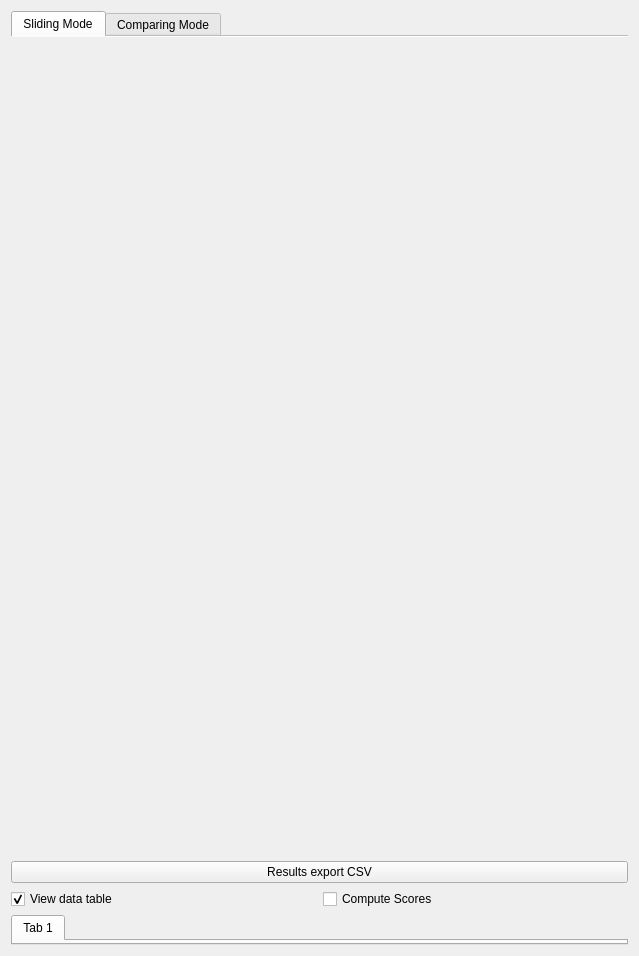
<?xml version="1.0" encoding="UTF-8"?>
<ui version="4.0">
 <class>frm_main</class>
 <widget class="QWidget" name="frm_main">
  <property name="geometry">
   <rect>
    <x>0</x>
    <y>0</y>
    <width>639</width>
    <height>956</height>
   </rect>
  </property>
  <property name="windowTitle">
   <string>Hydro. Results</string>
  </property>
  <layout class="QVBoxLayout" name="verticalLayout_3">
   <item>
    <widget class="QFrame" name="frm_mode">
     <property name="maximumSize">
      <size>
       <width>16777215</width>
       <height>175</height>
      </size>
     </property>
     <layout class="QVBoxLayout" name="verticalLayout_7">
      <property name="leftMargin">
       <number>0</number>
      </property>
      <property name="topMargin">
       <number>0</number>
      </property>
      <property name="rightMargin">
       <number>0</number>
      </property>
      <property name="bottomMargin">
       <number>0</number>
      </property>
      <item>
       <widget class="QTabWidget" name="tw_mode">
        <property name="sizePolicy">
         <sizepolicy hsizetype="Expanding" vsizetype="Maximum">
          <horstretch>0</horstretch>
          <verstretch>0</verstretch>
         </sizepolicy>
        </property>
        <property name="currentIndex">
         <number>0</number>
        </property>
        <property name="documentMode">
         <bool>true</bool>
        </property>
        <widget class="QWidget" name="tb_slide">
         <attribute name="title">
          <string>Sliding Mode</string>
         </attribute>
         <layout class="QVBoxLayout" name="verticalLayout_5">
          <property name="leftMargin">
           <number>0</number>
          </property>
          <property name="rightMargin">
           <number>0</number>
          </property>
          <property name="bottomMargin">
           <number>0</number>
          </property>
          <item>
           <layout class="QHBoxLayout" name="lay_sel_curve"/>
          </item>
         </layout>
        </widget>
        <widget class="QWidget" name="tb_compar">
         <attribute name="title">
          <string>Comparing Mode</string>
         </attribute>
         <layout class="QVBoxLayout" name="verticalLayout_6">
          <property name="leftMargin">
           <number>0</number>
          </property>
          <property name="topMargin">
           <number>9</number>
          </property>
          <property name="rightMargin">
           <number>0</number>
          </property>
          <property name="bottomMargin">
           <number>0</number>
          </property>
          <item>
           <layout class="QHBoxLayout" name="horizontalLayout">
            <item>
             <widget class="QListWidget" name="lw_graph">
              <property name="gridSize">
               <size>
                <width>0</width>
                <height>22</height>
               </size>
              </property>
              <property name="uniformItemSizes">
               <bool>true</bool>
              </property>
             </widget>
            </item>
            <item>
             <layout class="QVBoxLayout" name="verticalLayout_8">
              <item>
               <widget class="QPushButton" name="btn_add_graph">
                <property name="enabled">
                 <bool>false</bool>
                </property>
                <property name="sizePolicy">
                 <sizepolicy hsizetype="Maximum" vsizetype="Fixed">
                  <horstretch>0</horstretch>
                  <verstretch>0</verstretch>
                 </sizepolicy>
                </property>
                <property name="maximumSize">
                 <size>
                  <width>30</width>
                  <height>16777215</height>
                 </size>
                </property>
                <property name="font">
                 <font>
                  <pointsize>10</pointsize>
                  <weight>75</weight>
                  <bold>true</bold>
                 </font>
                </property>
                <property name="toolTip">
                 <string>Add Chart</string>
                </property>
                <property name="text">
                 <string>+</string>
                </property>
               </widget>
              </item>
              <item>
               <widget class="QPushButton" name="btn_del_graph">
                <property name="enabled">
                 <bool>false</bool>
                </property>
                <property name="sizePolicy">
                 <sizepolicy hsizetype="Maximum" vsizetype="Fixed">
                  <horstretch>0</horstretch>
                  <verstretch>0</verstretch>
                 </sizepolicy>
                </property>
                <property name="maximumSize">
                 <size>
                  <width>30</width>
                  <height>16777215</height>
                 </size>
                </property>
                <property name="font">
                 <font>
                  <pointsize>10</pointsize>
                  <weight>75</weight>
                  <bold>true</bold>
                 </font>
                </property>
                <property name="toolTip">
                 <string>Remove Chart</string>
                </property>
                <property name="text">
                 <string>-</string>
                </property>
               </widget>
              </item>
              <item>
               <spacer name="verticalSpacer">
                <property name="orientation">
                 <enum>Qt::Vertical</enum>
                </property>
                <property name="sizeHint" stdset="0">
                 <size>
                  <width>20</width>
                  <height>40</height>
                 </size>
                </property>
               </spacer>
              </item>
             </layout>
            </item>
           </layout>
          </item>
         </layout>
        </widget>
       </widget>
      </item>
     </layout>
    </widget>
   </item>
   <item>
    <widget class="QFrame" name="frm_graph">
     <property name="frameShape">
      <enum>QFrame::NoFrame</enum>
     </property>
     <property name="frameShadow">
      <enum>QFrame::Raised</enum>
     </property>
     <layout class="QVBoxLayout" name="verticalLayout">
      <property name="leftMargin">
       <number>0</number>
      </property>
      <property name="topMargin">
       <number>0</number>
      </property>
      <property name="rightMargin">
       <number>0</number>
      </property>
      <property name="bottomMargin">
       <number>0</number>
      </property>
      <item>
       <layout class="QVBoxLayout" name="lay_graph"/>
      </item>
     </layout>
    </widget>
   </item>
   <item>
    <layout class="QHBoxLayout" name="frm_graph_tb">
     <item>
      <layout class="QHBoxLayout" name="lay_graph_tbar"/>
     </item>
     <item>
      <widget class="QPushButton" name="bt_expCsv">
       <property name="text">
        <string>Results export CSV</string>
       </property>
      </widget>
     </item>
    </layout>
   </item>
   <item>
    <widget class="QFrame" name="frm_bottom">
     <property name="sizePolicy">
      <sizepolicy hsizetype="Preferred" vsizetype="Maximum">
       <horstretch>0</horstretch>
       <verstretch>0</verstretch>
      </sizepolicy>
     </property>
     <property name="frameShape">
      <enum>QFrame::NoFrame</enum>
     </property>
     <property name="frameShadow">
      <enum>QFrame::Raised</enum>
     </property>
     <layout class="QVBoxLayout" name="verticalLayout_2">
      <property name="leftMargin">
       <number>0</number>
      </property>
      <property name="topMargin">
       <number>0</number>
      </property>
      <property name="rightMargin">
       <number>0</number>
      </property>
      <property name="bottomMargin">
       <number>0</number>
      </property>
      <item>
       <widget class="QFrame" name="frm_data">
        <property name="frameShape">
         <enum>QFrame::NoFrame</enum>
        </property>
        <property name="frameShadow">
         <enum>QFrame::Raised</enum>
        </property>
        <layout class="QVBoxLayout" name="verticalLayout_4">
         <property name="leftMargin">
          <number>0</number>
         </property>
         <property name="topMargin">
          <number>0</number>
         </property>
         <property name="rightMargin">
          <number>0</number>
         </property>
         <property name="bottomMargin">
          <number>0</number>
         </property>
         <item>
          <layout class="QHBoxLayout" name="horizontalLayout_7">
           <item>
            <widget class="QCheckBox" name="cc_data">
             <property name="text">
              <string>View data table</string>
             </property>
             <property name="checked">
              <bool>true</bool>
             </property>
            </widget>
           </item>
           <item>
            <widget class="QCheckBox" name="cc_scores">
             <property name="text">
              <string>Compute Scores</string>
             </property>
            </widget>
           </item>
          </layout>
         </item>
         <item>
          <widget class="QStackedWidget" name="stw_res">
           <property name="sizePolicy">
            <sizepolicy hsizetype="Preferred" vsizetype="Maximum">
             <horstretch>0</horstretch>
             <verstretch>0</verstretch>
            </sizepolicy>
           </property>
           <property name="currentIndex">
            <number>0</number>
           </property>
           <widget class="QWidget" name="p_tres">
            <layout class="QGridLayout" name="gridLayout_2">
             <property name="leftMargin">
              <number>0</number>
             </property>
             <property name="topMargin">
              <number>0</number>
             </property>
             <property name="rightMargin">
              <number>0</number>
             </property>
             <property name="bottomMargin">
              <number>0</number>
             </property>
             <item row="0" column="0">
              <widget class="QTabWidget" name="clas_data">
               <property name="currentIndex">
                <number>0</number>
               </property>
               <widget class="QWidget" name="ong_data_1">
                <attribute name="title">
                 <string>Tab 1</string>
                </attribute>
               </widget>
              </widget>
             </item>
            </layout>
           </widget>
           <widget class="QWidget" name="p_tscore">
            <layout class="QGridLayout" name="gridLayout">
             <property name="leftMargin">
              <number>0</number>
             </property>
             <property name="topMargin">
              <number>0</number>
             </property>
             <property name="rightMargin">
              <number>0</number>
             </property>
             <property name="bottomMargin">
              <number>0</number>
             </property>
             <item row="0" column="0">
              <widget class="QTabWidget" name="tabscores"/>
             </item>
            </layout>
           </widget>
          </widget>
         </item>
        </layout>
       </widget>
      </item>
     </layout>
    </widget>
   </item>
  </layout>
 </widget>
 <resources/>
 <connections>
  <connection>
   <sender>cc_data</sender>
   <signal>clicked(bool)</signal>
   <receiver>stw_res</receiver>
   <slot>setVisible(bool)</slot>
   <hints>
    <hint type="sourcelabel">
     <x>191</x>
     <y>515</y>
    </hint>
    <hint type="destinationlabel">
     <x>376</x>
     <y>674</y>
    </hint>
   </hints>
  </connection>
  <connection>
   <sender>cc_data</sender>
   <signal>clicked(bool)</signal>
   <receiver>cc_scores</receiver>
   <slot>setVisible(bool)</slot>
   <hints>
    <hint type="sourcelabel">
     <x>191</x>
     <y>515</y>
    </hint>
    <hint type="destinationlabel">
     <x>561</x>
     <y>515</y>
    </hint>
   </hints>
  </connection>
 </connections>
</ui>
